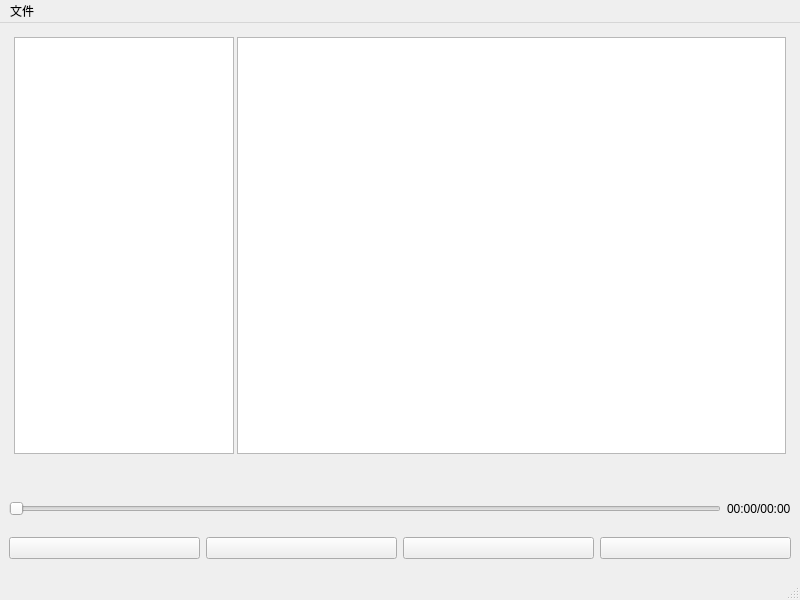
<?xml version="1.0" encoding="UTF-8"?>
<ui version="4.0">
 <class>MainWindow</class>
 <widget class="QMainWindow" name="MainWindow">
  <property name="geometry">
   <rect>
    <x>0</x>
    <y>0</y>
    <width>800</width>
    <height>600</height>
   </rect>
  </property>
  <property name="windowTitle">
   <string>MainWindow</string>
  </property>
  <widget class="QWidget" name="centralwidget">
   <layout class="QVBoxLayout" name="verticalLayout">
    <item>
     <layout class="QHBoxLayout" name="horizontalLayout">
      <property name="spacing">
       <number>3</number>
      </property>
      <property name="leftMargin">
       <number>5</number>
      </property>
      <property name="topMargin">
       <number>5</number>
      </property>
      <property name="rightMargin">
       <number>5</number>
      </property>
      <property name="bottomMargin">
       <number>5</number>
      </property>
      <item>
       <widget class="QListWidget" name="LW_song">
        <property name="minimumSize">
         <size>
          <width>0</width>
          <height>0</height>
         </size>
        </property>
        <property name="maximumSize">
         <size>
          <width>220</width>
          <height>16777215</height>
         </size>
        </property>
       </widget>
      </item>
      <item>
       <widget class="QListWidget" name="LW_irc"/>
      </item>
     </layout>
    </item>
    <item>
     <widget class="QLabel" name="LA_name">
      <property name="minimumSize">
       <size>
        <width>0</width>
        <height>25</height>
       </size>
      </property>
      <property name="text">
       <string/>
      </property>
     </widget>
    </item>
    <item>
     <layout class="QHBoxLayout" name="horizontalLayout_2">
      <property name="topMargin">
       <number>5</number>
      </property>
      <property name="bottomMargin">
       <number>5</number>
      </property>
      <item>
       <widget class="QSlider" name="HS_time">
        <property name="maximum">
         <number>500</number>
        </property>
        <property name="orientation">
         <enum>Qt::Horizontal</enum>
        </property>
       </widget>
      </item>
      <item>
       <widget class="QLabel" name="LA_time">
        <property name="text">
         <string>00:00/00:00</string>
        </property>
       </widget>
      </item>
     </layout>
    </item>
    <item>
     <layout class="QHBoxLayout" name="horizontalLayout_3">
      <property name="leftMargin">
       <number>0</number>
      </property>
      <property name="topMargin">
       <number>10</number>
      </property>
      <property name="bottomMargin">
       <number>10</number>
      </property>
      <item>
       <widget class="QPushButton" name="PB_previous">
        <property name="text">
         <string/>
        </property>
        <property name="icon">
         <iconset resource="icon.qrc">
          <normaloff>:/icons/previous.png</normaloff>:/icons/previous.png</iconset>
        </property>
       </widget>
      </item>
      <item>
       <widget class="QPushButton" name="PB_status">
        <property name="text">
         <string/>
        </property>
        <property name="icon">
         <iconset resource="icon.qrc">
          <normaloff>:/icons/pause.png</normaloff>:/icons/pause.png</iconset>
        </property>
       </widget>
      </item>
      <item>
       <widget class="QPushButton" name="PB_next">
        <property name="text">
         <string/>
        </property>
        <property name="icon">
         <iconset resource="icon.qrc">
          <normaloff>:/icons/next.png</normaloff>:/icons/next.png</iconset>
        </property>
       </widget>
      </item>
      <item>
       <widget class="QPushButton" name="PB_switch">
        <property name="text">
         <string/>
        </property>
        <property name="icon">
         <iconset resource="icon.qrc">
          <normaloff>:/icons/loop.png</normaloff>:/icons/loop.png</iconset>
        </property>
       </widget>
      </item>
     </layout>
    </item>
   </layout>
  </widget>
  <widget class="QMenuBar" name="menubar">
   <property name="geometry">
    <rect>
     <x>0</x>
     <y>0</y>
     <width>800</width>
     <height>26</height>
    </rect>
   </property>
   <widget class="QMenu" name="Menu_top1">
    <property name="title">
     <string>文件</string>
    </property>
    <addaction name="actionadd_file"/>
   </widget>
   <addaction name="Menu_top1"/>
  </widget>
  <widget class="QStatusBar" name="statusbar"/>
  <action name="actionadd_file">
   <property name="text">
    <string>添加文件</string>
   </property>
   <property name="toolTip">
    <string>添加文件</string>
   </property>
  </action>
 </widget>
 <resources>
  <include location="icon.qrc"/>
 </resources>
 <connections/>
</ui>
